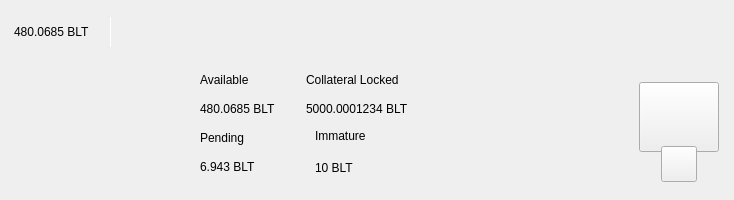
<?xml version="1.0" encoding="UTF-8"?>
<ui version="4.0">
 <class>TopBar</class>
 <widget class="QWidget" name="TopBar">
  <property name="geometry">
   <rect>
    <x>0</x>
    <y>0</y>
    <width>734</width>
    <height>200</height>
   </rect>
  </property>
  <property name="minimumSize">
   <size>
    <width>0</width>
    <height>200</height>
   </size>
  </property>
  <property name="maximumSize">
   <size>
    <width>16777215</width>
    <height>200</height>
   </size>
  </property>
  <property name="windowTitle">
   <string>Form</string>
  </property>
  <layout class="QVBoxLayout" name="verticalLayout_10" stretch="0">
   <property name="spacing">
    <number>0</number>
   </property>
   <property name="leftMargin">
    <number>0</number>
   </property>
   <property name="topMargin">
    <number>0</number>
   </property>
   <property name="rightMargin">
    <number>0</number>
   </property>
   <property name="bottomMargin">
    <number>0</number>
   </property>
   <item>
    <widget class="PFBorderImage" name="containerTop">
     <layout class="QVBoxLayout" name="verticalLayout_11">
      <property name="spacing">
       <number>0</number>
      </property>
      <property name="leftMargin">
       <number>0</number>
      </property>
      <property name="topMargin">
       <number>0</number>
      </property>
      <property name="rightMargin">
       <number>0</number>
      </property>
      <property name="bottomMargin">
       <number>0</number>
      </property>
      <item>
       <widget class="QWidget" name="top_container_2" native="true">
        <property name="minimumSize">
         <size>
          <width>0</width>
          <height>65</height>
         </size>
        </property>
        <layout class="QHBoxLayout" name="top_container">
         <property name="spacing">
          <number>0</number>
         </property>
         <property name="leftMargin">
          <number>14</number>
         </property>
         <property name="topMargin">
          <number>0</number>
         </property>
         <property name="rightMargin">
          <number>14</number>
         </property>
         <property name="bottomMargin">
          <number>0</number>
         </property>
         <item alignment="Qt::AlignVCenter">
          <widget class="QWidget" name="widgetTopAmount" native="true">
           <property name="sizePolicy">
            <sizepolicy hsizetype="Preferred" vsizetype="Maximum">
             <horstretch>0</horstretch>
             <verstretch>0</verstretch>
            </sizepolicy>
           </property>
           <layout class="QHBoxLayout" name="horizontalLayout_5">
            <property name="spacing">
             <number>0</number>
            </property>
            <property name="leftMargin">
             <number>0</number>
            </property>
            <property name="topMargin">
             <number>0</number>
            </property>
            <property name="rightMargin">
             <number>0</number>
            </property>
            <property name="bottomMargin">
             <number>0</number>
            </property>
            <item alignment="Qt::AlignTop">
             <widget class="QLabel" name="labelAmountTopPiv">
              <property name="minimumSize">
               <size>
                <width>0</width>
                <height>36</height>
               </size>
              </property>
              <property name="styleSheet">
               <string notr="true">padding:0px;margin:0px;</string>
              </property>
              <property name="text">
               <string>480.0685 BLT</string>
              </property>
             </widget>
            </item>
            <item>
             <spacer name="horizontalSpacer_11">
              <property name="orientation">
               <enum>Qt::Horizontal</enum>
              </property>
              <property name="sizeType">
               <enum>QSizePolicy::Fixed</enum>
              </property>
              <property name="sizeHint" stdset="0">
               <size>
                <width>20</width>
                <height>20</height>
               </size>
              </property>
             </spacer>
            </item>
            <item alignment="Qt::AlignVCenter">
             <widget class="QLabel" name="label_16">
              <property name="minimumSize">
               <size>
                <width>1</width>
                <height>30</height>
               </size>
              </property>
              <property name="maximumSize">
               <size>
                <width>1</width>
                <height>30</height>
               </size>
              </property>
              <property name="styleSheet">
               <string notr="true">background-color:white;
padding:0px;
border:none;</string>
              </property>
              <property name="text">
               <string/>
              </property>
             </widget>
            </item>
            <item>
             <spacer name="horizontalSpacer_12">
              <property name="orientation">
               <enum>Qt::Horizontal</enum>
              </property>
              <property name="sizeType">
               <enum>QSizePolicy::Fixed</enum>
              </property>
              <property name="sizeHint" stdset="0">
               <size>
                <width>20</width>
                <height>20</height>
               </size>
              </property>
             </spacer>
            </item>
           </layout>
          </widget>
         </item>
         <item>
          <spacer name="horizontalSpacer">
           <property name="orientation">
            <enum>Qt::Horizontal</enum>
           </property>
           <property name="sizeHint" stdset="0">
            <size>
             <width>40</width>
             <height>20</height>
            </size>
           </property>
          </spacer>
         </item>
         <item>
          <layout class="QHBoxLayout" name="horizontalLayout_4">
           <property name="spacing">
            <number>12</number>
           </property>
           <property name="rightMargin">
            <number>0</number>
           </property>
           <item alignment="Qt::AlignRight">
            <widget class="QWidget" name="layoutSync" native="true">
             <property name="minimumSize">
              <size>
               <width>0</width>
               <height>36</height>
              </size>
             </property>
             <property name="maximumSize">
              <size>
               <width>16777215</width>
               <height>36</height>
              </size>
             </property>
             <layout class="QVBoxLayout" name="verticalLayout_9">
              <property name="leftMargin">
               <number>0</number>
              </property>
              <property name="topMargin">
               <number>0</number>
              </property>
              <property name="rightMargin">
               <number>0</number>
              </property>
              <property name="bottomMargin">
               <number>0</number>
              </property>
              <item>
               <widget class="ExpandableButton" name="pushButtonSync" native="true">
                <property name="minimumSize">
                 <size>
                  <width>36</width>
                  <height>36</height>
                 </size>
                </property>
                <property name="maximumSize">
                 <size>
                  <width>16777215</width>
                  <height>36</height>
                 </size>
                </property>
               </widget>
              </item>
             </layout>
            </widget>
           </item>
           <item>
            <widget class="ExpandableButton" name="pushButtonMint" native="true">
             <property name="minimumSize">
              <size>
               <width>36</width>
               <height>36</height>
              </size>
             </property>
            </widget>
           </item>
           <item>
            <widget class="ExpandableButton" name="pushButtonStack" native="true">
             <property name="minimumSize">
              <size>
               <width>36</width>
               <height>36</height>
              </size>
             </property>
            </widget>
           </item>
           <item>
            <widget class="ExpandableButton" name="pushButtonColdStaking" native="true">
             <property name="minimumSize">
              <size>
               <width>36</width>
               <height>36</height>
              </size>
             </property>
            </widget>
           </item>
           <item>
            <widget class="ExpandableButton" name="pushButtonConnection" native="true">
             <property name="minimumSize">
              <size>
               <width>36</width>
               <height>36</height>
              </size>
             </property>
            </widget>
           </item>
           <item>
            <widget class="ExpandableButton" name="pushButtonLock" native="true">
             <property name="sizePolicy">
              <sizepolicy hsizetype="Expanding" vsizetype="Expanding">
               <horstretch>0</horstretch>
               <verstretch>0</verstretch>
              </sizepolicy>
             </property>
             <property name="minimumSize">
              <size>
               <width>36</width>
               <height>0</height>
              </size>
             </property>
            </widget>
           </item>
           <item>
            <widget class="ExpandableButton" name="pushButtonTheme" native="true">
             <property name="minimumSize">
              <size>
               <width>36</width>
               <height>36</height>
              </size>
             </property>
             <property name="maximumSize">
              <size>
               <width>16777215</width>
               <height>36</height>
              </size>
             </property>
            </widget>
           </item>
           <item>
            <widget class="ExpandableButton" name="pushButtonFAQ" native="true">
             <property name="minimumSize">
              <size>
               <width>36</width>
               <height>36</height>
              </size>
             </property>
            </widget>
           </item>
          </layout>
         </item>
        </layout>
       </widget>
      </item>
      <item>
       <widget class="QWidget" name="bottom_container" native="true">
        <property name="minimumSize">
         <size>
          <width>0</width>
          <height>135</height>
         </size>
        </property>
        <layout class="QHBoxLayout" name="botton_container">
         <property name="leftMargin">
          <number>10</number>
         </property>
         <property name="topMargin">
          <number>0</number>
         </property>
         <property name="rightMargin">
          <number>10</number>
         </property>
         <property name="bottomMargin">
          <number>10</number>
         </property>
         <item>
          <spacer name="horizontalSpacer_4">
           <property name="orientation">
            <enum>Qt::Horizontal</enum>
           </property>
           <property name="sizeHint" stdset="0">
            <size>
             <width>40</width>
             <height>20</height>
            </size>
           </property>
          </spacer>
         </item>
         <item>
          <layout class="QHBoxLayout" name="horizontalLayout_3">
           <property name="bottomMargin">
            <number>9</number>
           </property>
           <item>
            <layout class="QVBoxLayout" name="verticalLayout_7">
             <property name="spacing">
              <number>0</number>
             </property>
             <property name="leftMargin">
              <number>0</number>
             </property>
             <property name="rightMargin">
              <number>30</number>
             </property>
             <item>
              <layout class="QHBoxLayout" name="horizontalLayout">
               <item>
                <layout class="QVBoxLayout" name="verticalLayout">
                 <item>
                  <widget class="QLabel" name="labelTitle1">
                   <property name="text">
                    <string>Available</string>
                   </property>
                  </widget>
                 </item>
                 <item>
                  <widget class="QLabel" name="labelAmountPiv">
                   <property name="text">
                    <string>480.0685 BLT</string>
                   </property>
                  </widget>
                 </item>
                </layout>
               </item>
               <item>
                <spacer name="horizontalSpacer_3">
                 <property name="orientation">
                  <enum>Qt::Horizontal</enum>
                 </property>
                 <property name="sizeType">
                  <enum>QSizePolicy::Fixed</enum>
                 </property>
                 <property name="sizeHint" stdset="0">
                  <size>
                   <width>30</width>
                   <height>20</height>
                  </size>
                 </property>
                </spacer>
               </item>
               <item>
                <layout class="QVBoxLayout" name="verticalLayout_2">
                 <item>
                  <widget class="QLabel" name="labelTitle5">
                   <property name="text">
                    <string>Collateral Locked</string>
                   </property>
                  </widget>
                 </item>
                 <item>
                  <widget class="QLabel" name="labelAmountCollateral">
                   <property name="text">
                    <string>5000.0001234 BLT</string>
                   </property>
                  </widget>
                 </item>
                </layout>
               </item>
              </layout>
             </item>
             <item>
              <layout class="QHBoxLayout" name="horizontalLayout_2">
               <property name="spacing">
                <number>0</number>
               </property>
               <item>
                <layout class="QVBoxLayout" name="verticalLayout_3">
                 <item>
                  <widget class="QLabel" name="labelTitle3">
                   <property name="text">
                    <string>Pending</string>
                   </property>
                  </widget>
                 </item>
                 <item>
                  <widget class="QLabel" name="labelPendingPiv">
                   <property name="text">
                    <string>6.943 BLT</string>
                   </property>
                  </widget>
                 </item>
                </layout>
               </item>
               <item>
                <spacer name="horizontalSpacer_5">
                 <property name="orientation">
                  <enum>Qt::Horizontal</enum>
                 </property>
                 <property name="sizeType">
                  <enum>QSizePolicy::Fixed</enum>
                 </property>
                 <property name="sizeHint" stdset="0">
                  <size>
                   <width>20</width>
                   <height>20</height>
                  </size>
                 </property>
                </spacer>
               </item>
               <item>
                <layout class="QVBoxLayout" name="verticalLayout_4">
                 <property name="spacing">
                  <number>6</number>
                 </property>
                 <property name="leftMargin">
                  <number>0</number>
                 </property>
                 <property name="rightMargin">
                  <number>0</number>
                 </property>
                 <item>
                  <widget class="QLabel" name="labelTitle4">
                   <property name="text">
                    <string>Immature</string>
                   </property>
                  </widget>
                 </item>
                 <item>
                  <widget class="QLabel" name="labelImmaturePiv">
                   <property name="text">
                    <string>10 BLT</string>
                   </property>
                  </widget>
                 </item>
                </layout>
               </item>
              </layout>
             </item>
            </layout>
           </item>
          </layout>
         </item>
         <item>
          <spacer name="horizontalSpacer_2">
           <property name="orientation">
            <enum>Qt::Horizontal</enum>
           </property>
           <property name="sizeHint" stdset="0">
            <size>
             <width>40</width>
             <height>20</height>
            </size>
           </property>
          </spacer>
         </item>
         <item alignment="Qt::AlignHCenter|Qt::AlignVCenter">
          <widget class="QWidget" name="qrContainer" native="true">
           <property name="sizePolicy">
            <sizepolicy hsizetype="Preferred" vsizetype="Minimum">
             <horstretch>0</horstretch>
             <verstretch>0</verstretch>
            </sizepolicy>
           </property>
           <property name="minimumSize">
            <size>
             <width>90</width>
             <height>110</height>
            </size>
           </property>
           <property name="maximumSize">
            <size>
             <width>90</width>
             <height>110</height>
            </size>
           </property>
           <layout class="QVBoxLayout" name="containerQR">
            <property name="spacing">
             <number>0</number>
            </property>
            <property name="leftMargin">
             <number>5</number>
            </property>
            <property name="topMargin">
             <number>10</number>
            </property>
            <property name="rightMargin">
             <number>5</number>
            </property>
            <property name="bottomMargin">
             <number>0</number>
            </property>
            <item>
             <widget class="QPushButton" name="btnQr">
              <property name="minimumSize">
               <size>
                <width>70</width>
                <height>70</height>
               </size>
              </property>
              <property name="maximumSize">
               <size>
                <width>16777215</width>
                <height>70</height>
               </size>
              </property>
              <property name="focusPolicy">
               <enum>Qt::NoFocus</enum>
              </property>
              <property name="text">
               <string/>
              </property>
              <property name="iconSize">
               <size>
                <width>70</width>
                <height>70</height>
               </size>
              </property>
             </widget>
            </item>
            <item>
             <spacer name="verticalSpacer">
              <property name="orientation">
               <enum>Qt::Vertical</enum>
              </property>
              <property name="sizeType">
               <enum>QSizePolicy::Fixed</enum>
              </property>
              <property name="sizeHint" stdset="0">
               <size>
                <width>20</width>
                <height>20</height>
               </size>
              </property>
             </spacer>
            </item>
            <item alignment="Qt::AlignHCenter|Qt::AlignBottom">
             <widget class="QPushButton" name="pushButtonQR">
              <property name="minimumSize">
               <size>
                <width>36</width>
                <height>36</height>
               </size>
              </property>
              <property name="maximumSize">
               <size>
                <width>36</width>
                <height>36</height>
               </size>
              </property>
              <property name="focusPolicy">
               <enum>Qt::NoFocus</enum>
              </property>
              <property name="text">
               <string/>
              </property>
             </widget>
            </item>
           </layout>
          </widget>
         </item>
        </layout>
       </widget>
      </item>
     </layout>
    </widget>
   </item>
  </layout>
 </widget>
 <customwidgets>
  <customwidget>
   <class>ExpandableButton</class>
   <extends>QWidget</extends>
   <header>qt/billetcoin/expandablebutton.h</header>
   <container>1</container>
  </customwidget>
  <customwidget>
   <class>PFBorderImage</class>
   <extends>QFrame</extends>
   <header>qt/billetcoin/pfborderimage.h</header>
   <container>1</container>
  </customwidget>
 </customwidgets>
 <resources/>
 <connections/>
</ui>
